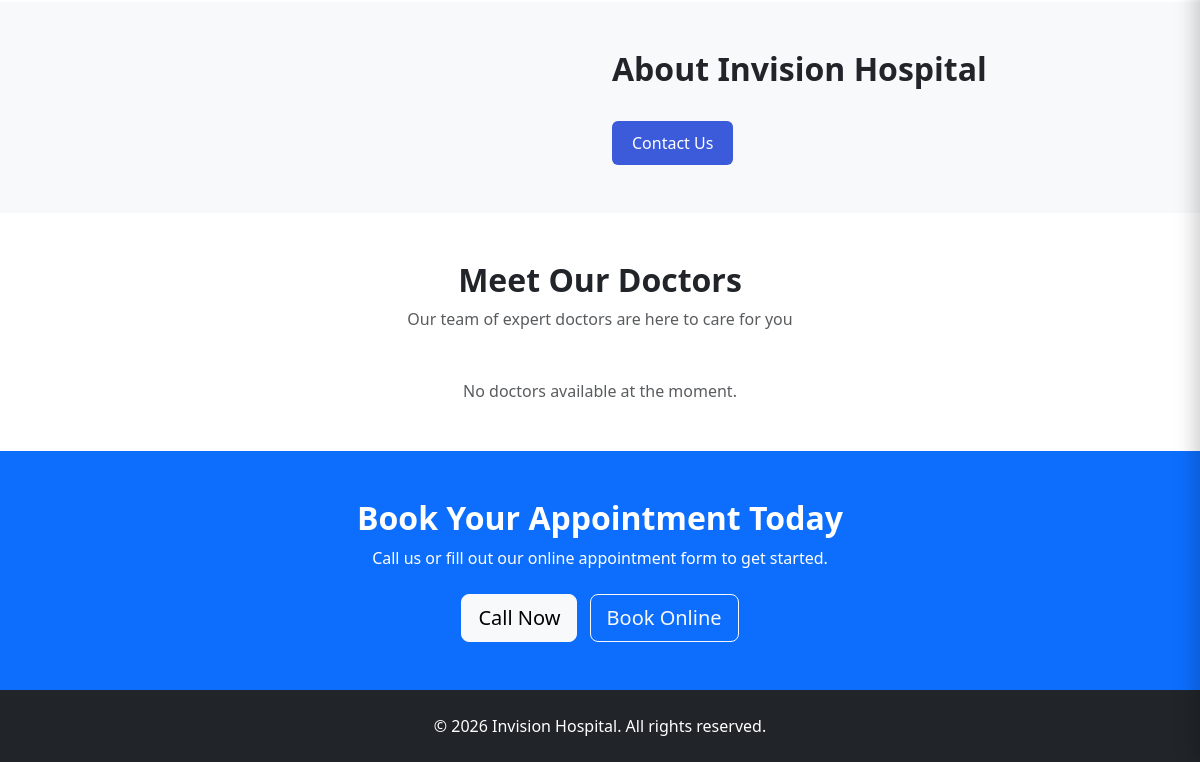
The app's page /dashboard/ (signed in, lower part), older data.
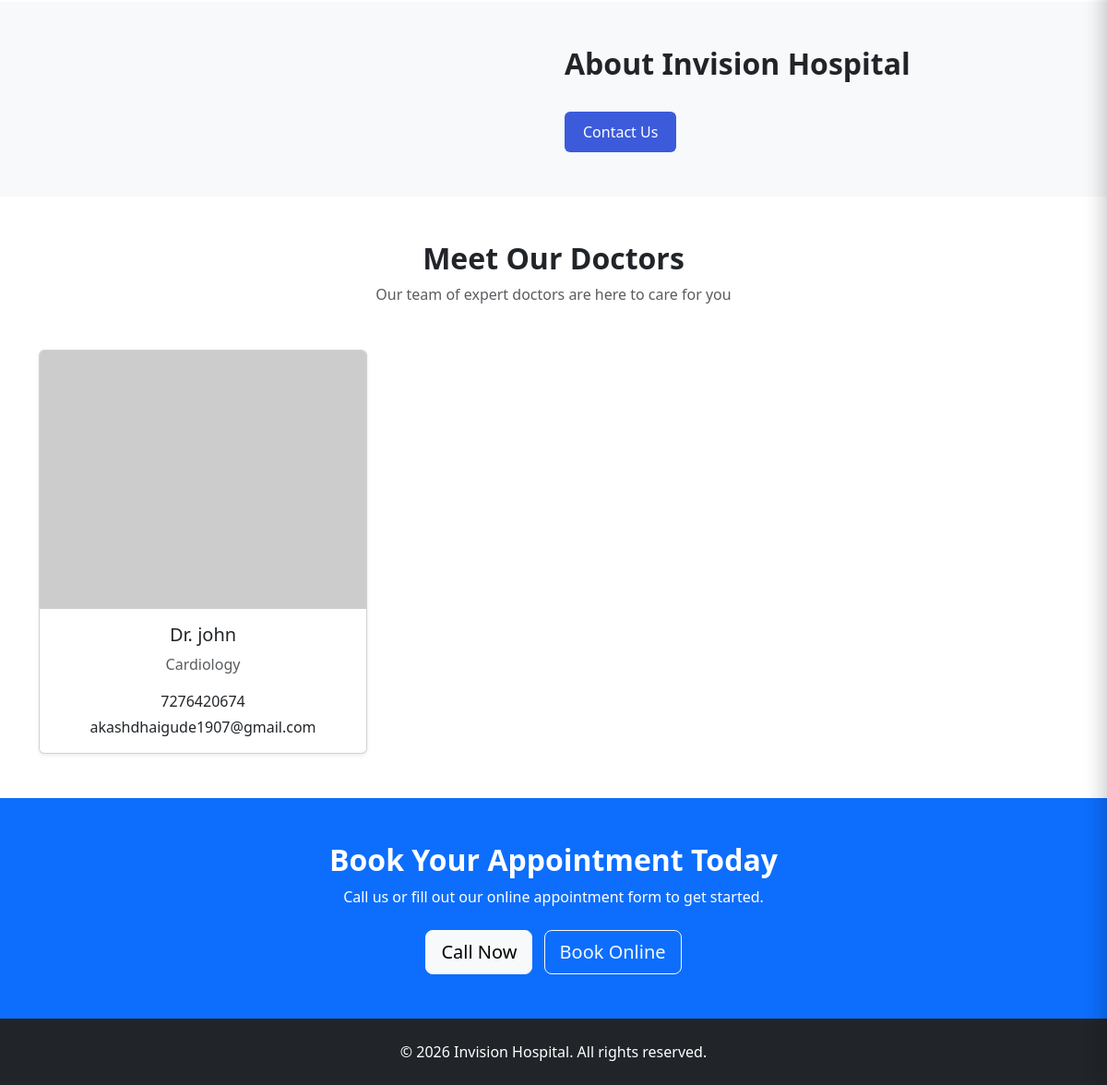
The same page, newer data.
### hp_management/models.py (models this page shows, shortened)
class Doctor(models.Model):
    name = models.CharField(max_length=100)
    specialization = models.CharField(max_length=100)
    phone = models.CharField(max_length=15)
    email = models.EmailField(unique=True)
    is_active = models.BooleanField(default=True)
    joined_at = models.DateTimeField(auto_now_add=True)
    doctor_image = CloudinaryField('image', blank=True, null=True)

### hp_management/views.py (the view)
# urls.py: 2. Add a URL to urlpatterns:  path('', views.home, name='home')
@login_required(login_url="login")
def home(request):
    about_doctors = Doctor.objects.filter(is_active=True)
    about = About.objects.first()
    services = Services.objects.all()
    return render(request, "hospital/home.html", {
        "about_doctors": about_doctors,
        "about": about,
        "services": services
    })

### templates/hospital/home.html (shortened to what this page needs)
{% extends "layout/main.html" %}
{% load static %}
{% block content %}
{% if user.is_authenticated %}
<section id="about" class="py-5 bg-light">
  <div class="container">
    <div class="row align-items-center">
      <div class="col-md-6 mt-4 mt-md-0">
        <h2 class="fw-bold">About Invision Hospital</h2>
        <a href="#contact" class="btn btn-primary mt-3">Contact Us</a>
      </div>
    </div>
  </div>
</section>
<section id="doctors" class="py-5">
  <div class="container">
    <div class="text-center mb-5">
      <h2 class="fw-bold">Meet Our Doctors</h2>
      <p class="text-muted">Our team of expert doctors are here to care for you</p>
    </div>
    <div class="row g-4">
      {% for doctor in about_doctors %}
      <div class="col-sm-6 col-md-4">
        <div class="card h-100 shadow-sm text-center">
          {% if doctor.doctor_image %}
          <img src="{{ doctor.doctor_image.url }}" class="card-img-top" style="height: 280px; object-fit: cover;"
            alt="Doctor Image">
          {% else %}
          <img src="https://ui-avatars.com/api/?name=Dr+{{ doctor.name }}&background=0d6efd&color=fff"
            class="card-img-top" style="height: 280px; object-fit: cover;" alt="Doctor Image">
          {% endif %}
          <div class="card-body">
            <h5 class="card-title">Dr. {{ doctor.name }}</h5>
            <p class="card-text text-muted">{{ doctor.specialization }}</p>
            <p class="mb-1">
              {{ doctor.phone }}
            </p>
            <p class="mb-0">
              {{ doctor.email }}
            </p>
          </div>
        </div>
      </div>
      {% empty %}
      <div class="text-center text-muted">
        No doctors available at the moment.
      </div>
      {% endfor %}
    </div>
  </div>
</section>
<section id="contact" class="py-5 bg-primary text-white">
  <div class="container text-center">
    <h2 class="fw-bold">Book Your Appointment Today</h2>
    <p class="mb-4">
      Call us or fill out our online appointment form to get started.
    </p>
    <a href="tel:+1234567890" class="btn btn-light btn-lg me-2">Call Now</a>
    <a href="#" class="btn btn-outline-light btn-lg">Book Online</a>
  </div>
</section>
<footer class="bg-dark text-white text-center py-4">
  &copy; 2026 Invision Hospital. All rights reserved.
</footer>
{% endif %}
{% endblock %}

Row changes from the older to the newer data that the page shows:
added Doctor: name "john", specialization "Cardiology", phone "7276420674", email "akashdhaigude1907@gmail.com"
Text that changed along with them:
text no longer shown: "No doctors available at the moment."
